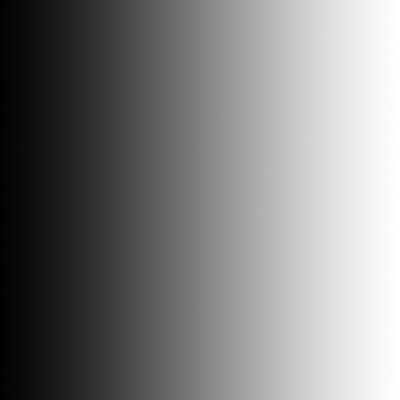
#> input picture 02. openCV/03/gradient.jpg, 400 x 400 px
$ jupyter execute --allow-errors 'ほげ要望　Image Thresholding.ipynb'
#> lines starting #> are read from the running program, lines starting #| are printed output that depends on the picture; after the words box and inside, x2 and y2 are one past the last pixel; in counts of white or black regions, pixels touching at a corner belong together
임계값, 문턱값 이라고도 한다.<br>
thershold_value기준으로 상황이 급격하게 변한다는것 나타낸다.<br>
예를 들면 반올림 할때 0.5 보다 작으면0, 크면 1로 표현할때 임계값은 0.5.<br>
이것을 이미지에 적용한것임.<br>
しきい値、しきい値とも言う。<br>
thershold_value基準で状況が急激に変化することを示す。<br>
例えば、四捨五入するとき0.5より小さければ0、大きければ1と表現するときのしきい値は0.5。<br>
これをイメージに適用したもの。

### cv2.threshold(img, threshold_value, value, flag)<br>
cv2.THRESH_BINARY<br>
픽셀값이 threshold_value 보다 크면 value, 작으면 0<br>
ピクセル値がthreshold_valueより大きければvalue、小さければ0<br><br>
cv2.THRESH_BINARY_INV<br>
픽셀값이 threshold_value 보다 크면 0, 작으면 value<br>
ピクセル値がthreshold_valueより大きければ0、小さければvalue<br><br>
cv2.THRESH_TRUNC<br>
픽셀값이 threshold_value 보다 크면 threshold_value, 작으면 픽셀값 그대로<br>
ピクセル値がthreshold_valueより大きければthreshold_value、小さければピクセル値そのままで<br><br>
cv2.THRESH_TOZERO<br>
픽셀값이 threshold_value 보다 크면 픽셀값 그대로, 작으면 0<br>
ピクセル値がthreshold_valueより大きければピクセル値のまま、小さければ0<br><br>
cv2.THRESH_TOZERO_INV<br>
픽셀값이 threshold_value 보다 크면 0, 작으면 픽셀값 그대로<br>
ピクセル値がthreshold_valueより大きければ0、小さければピクセル値のまま

[cell 1]
import cv2
import numpy as np
from matplotlib import pyplot as plt

img = cv2.imread('gradient.jpg',0)
#> img is the input picture: shape (400, 400); min 1, max 255, mean 128.1

##cv2.threshold(img, threshold_value, value, flag)
ret,thresh1 = cv2.threshold(img,127,255,cv2.THRESH_BINARY)
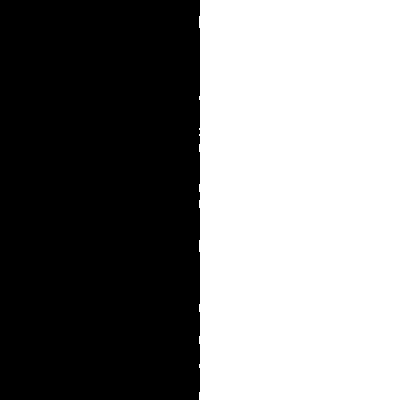
#> thresh1: shape (400, 400); 50.1% white; 1 black region, box (x1, y1, x2, y2) and area: (0, 0, 200, 400) 79916
ret,thresh2 = cv2.threshold(img,127,255,cv2.THRESH_BINARY_INV)
ret,thresh3 = cv2.threshold(img,127,255,cv2.THRESH_TRUNC)
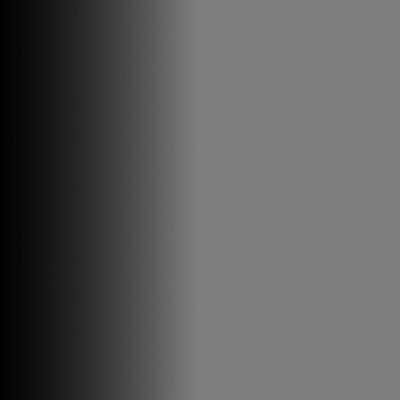
#> thresh3: shape (400, 400); min 1, max 127, mean 91.9
ret,thresh4 = cv2.threshold(img,127,255,cv2.THRESH_TOZERO)
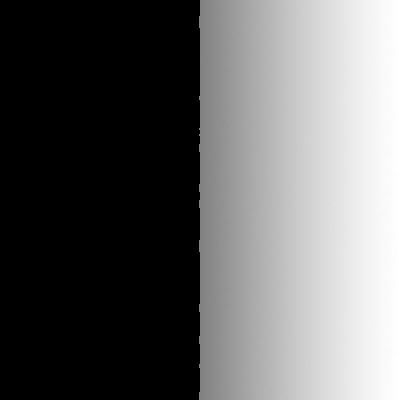
#> thresh4: shape (400, 400); min 0, max 255, mean 99.8
ret,thresh5 = cv2.threshold(img,127,255,cv2.THRESH_TOZERO_INV)
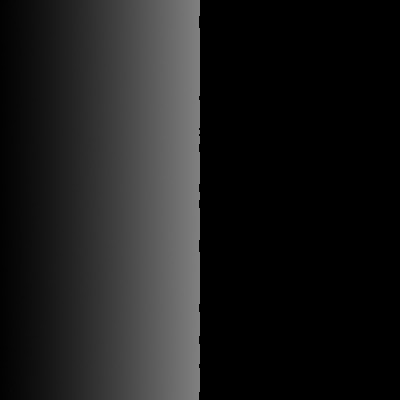
#> thresh5: shape (400, 400); min 0, max 127, mean 28.4

titles = ['Original Image','BINARY','BINARY_INV','TRUNC','TOZERO','TOZERO_INV']
images = [img, thresh1, thresh2, thresh3, thresh4, thresh5]

for i in range(6):
    plt.subplot(2,3,i+1),plt.imshow(images[i],'gray')
    plt.title(titles[i])
    plt.xticks([]),plt.yticks([])

plt.show()

### cv2.adaptiveThreshold(src, maxValue, adaptiveMethod, thresholdType, blockSize, C)<br>
src – grayscale image<br>
maxValue – 임계값, しきい値<br>
adaptiveMethod – thresholding value를 결정하는 계산 방법, thresholding valueを決定する計算方法<br>
thresholdType – threshold type<br>
blockSize – thresholding을 적용할 영역 사이즈, thresholdingを適用する領域サイズ<br>
C – 평균이나 가중평균에서 차감할 값, 平均や加重平均から差し引く値<br>

### ADAPTIVE_THRESH_MEAN_C

### ADAPTIVE_THRESH_GAUSSIAN_C

#> (a cell that did not finish here is left out)

### cv2.THRESH_OTSU<br>
임계값을 자동으로 결정해준다.<br>
しきい値を自動的に決定してくれる。<br>

[cell 3]
import cv2
import numpy as np
from matplotlib import pyplot as plt

img = cv2.imread('noisy2.jpg',0)
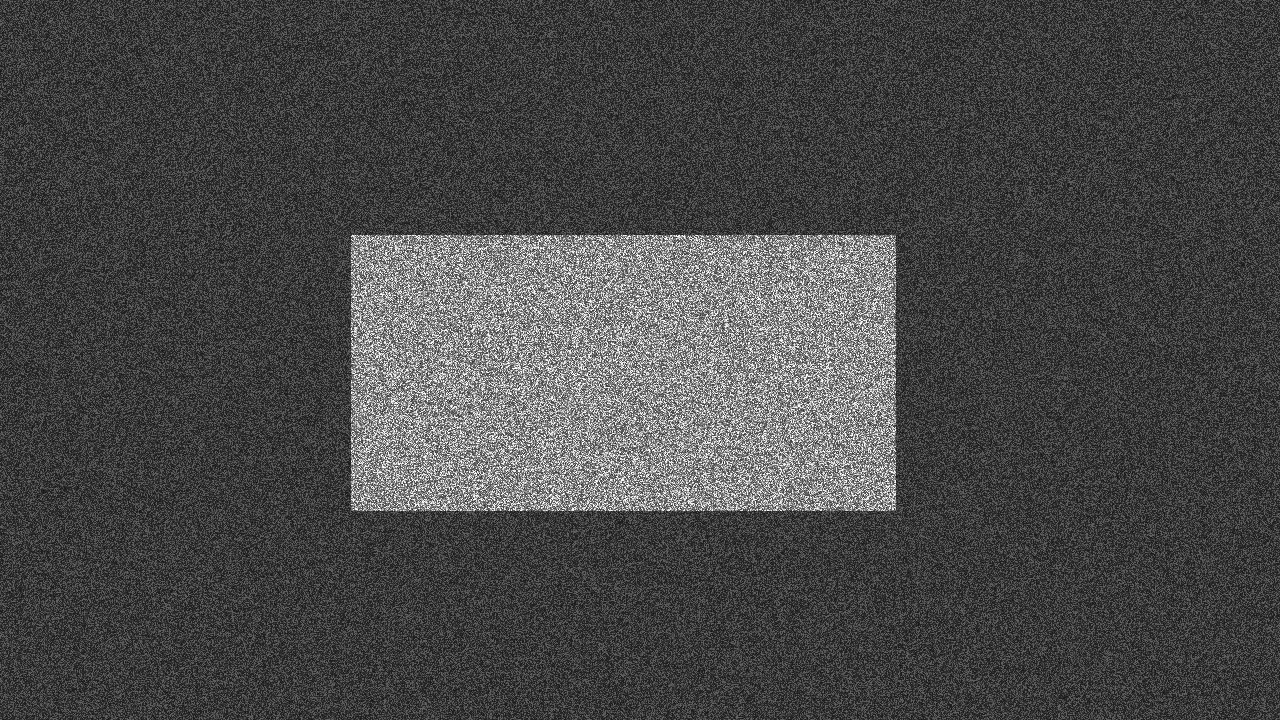
#> input picture 02. openCV/03/noisy2.jpg, 1280 x 720 px
#> img is the input picture: shape (720, 1280); min 7, max 255, mean 72.4

# global thresholding
ret1,th1 = cv2.threshold(img,127,255,cv2.THRESH_BINARY)
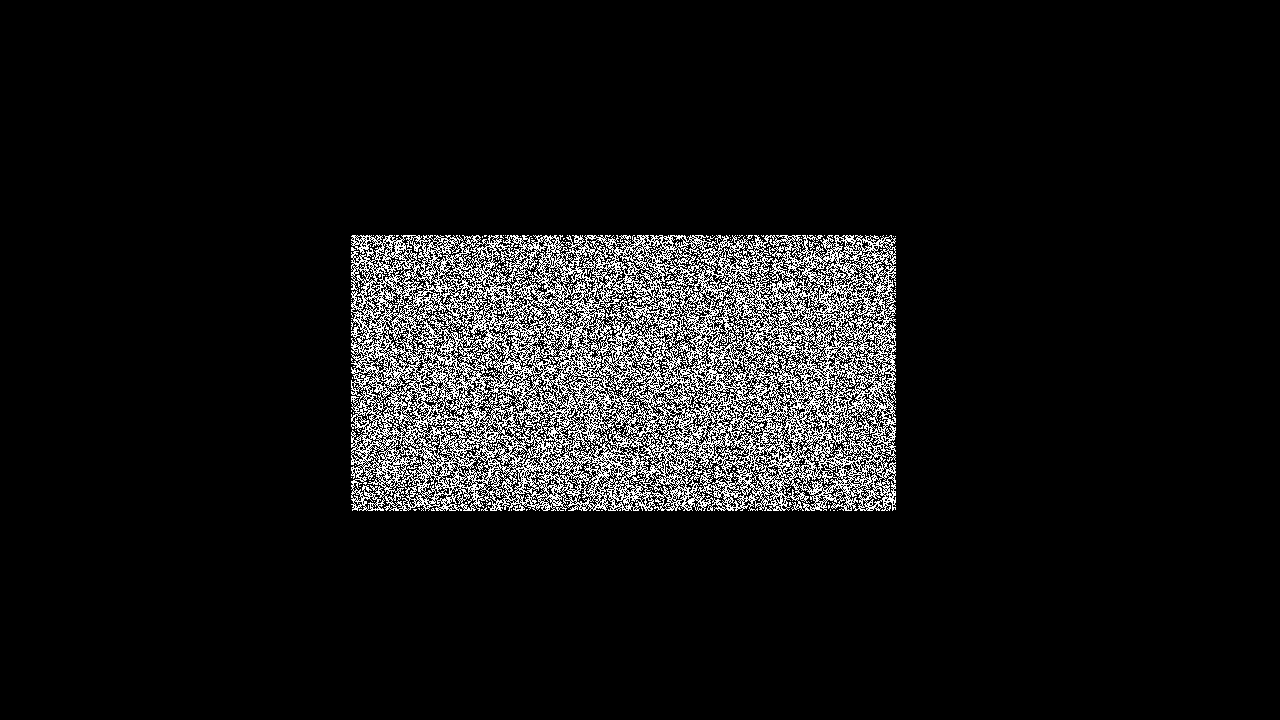
#> th1: shape (720, 1280); 8.5% white in thin lines or dots, all inside (x1, y1, x2, y2) = (351, 235, 896, 511)

# Otsu's thresholding
ret2,th2 = cv2.threshold(img,0,255,cv2.THRESH_BINARY+cv2.THRESH_OTSU)
#> ret2 = 126

# Otsu's thresholding after Gaussian filtering
blur = cv2.GaussianBlur(img,(5,5),0)
ret3,th3 = cv2.threshold(blur,0,255,cv2.THRESH_BINARY+cv2.THRESH_OTSU)
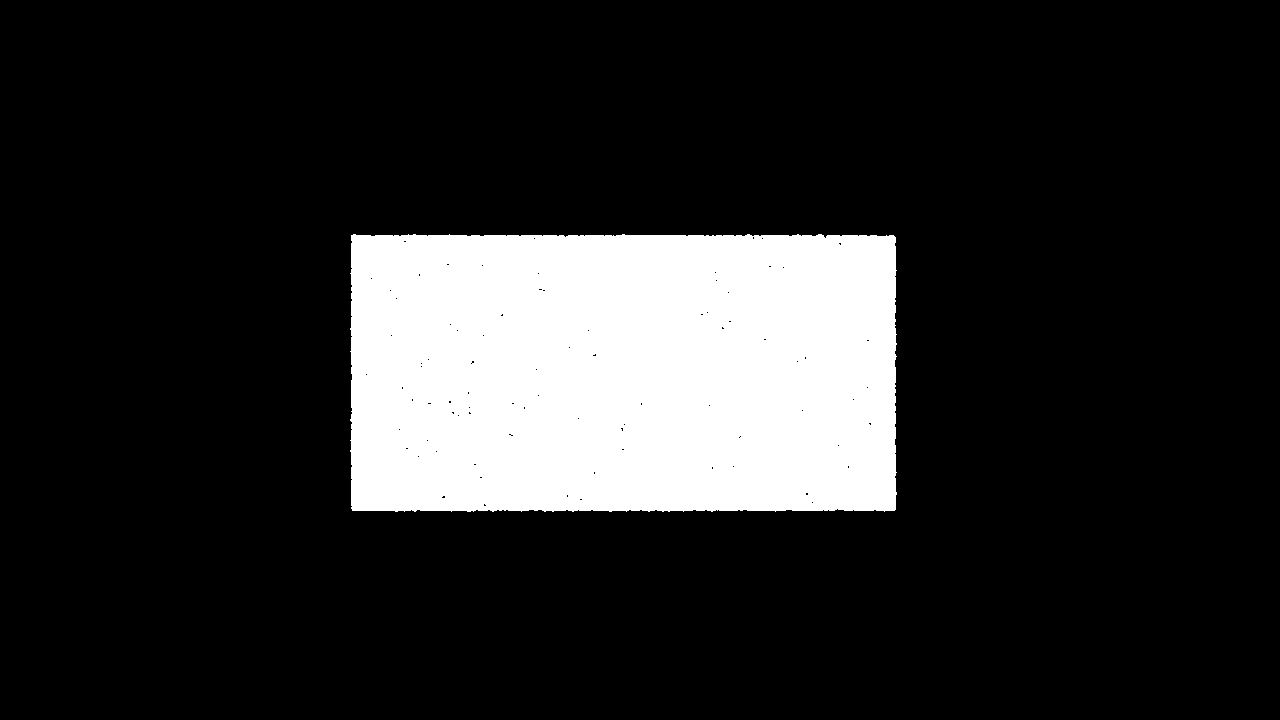
#> th3: shape (720, 1280); 16.3% white; 1 white region, box (x1, y1, x2, y2) and area: (350, 234, 897, 512) 150100
#> ret3 = 101

# plot all the images and their histograms
images = [img, 0, th1,
          img, 0, th2,
          blur, 0, th3]
titles = ['Original Noisy Image','Histogram','Global Thresholding (v=127)',
          'Original Noisy Image','Histogram',"Otsu's Thresholding",
          'Gaussian filtered Image','Histogram',"Otsu's Thresholding"]

for i in range(3):
    plt.subplot(3,3,i*3+1),plt.imshow(images[i*3],'gray')
    plt.title(titles[i*3]), plt.xticks([]), plt.yticks([])
    plt.subplot(3,3,i*3+2),plt.hist(images[i*3].ravel(),256)
    plt.title(titles[i*3+1]), plt.xticks([]), plt.yticks([])
    plt.subplot(3,3,i*3+3),plt.imshow(images[i*3+2],'gray')
    plt.title(titles[i*3+2]), plt.xticks([]), plt.yticks([])
plt.show()
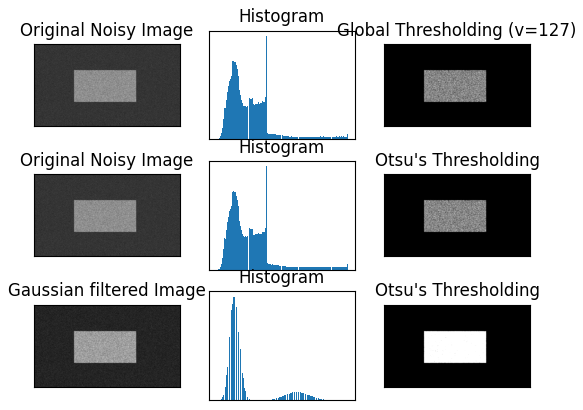
#> figure drawn by matplotlib, 9 panels

위에서 자동으로 지정해주는 임계값을 구하는 공식<br>
上で自動的に指定するしきい値を求める公式

[cell 4]
import cv2
import numpy as np
from matplotlib import pyplot as plt

img = cv2.imread('noisy2.jpg',0)
blur = cv2.GaussianBlur(img,(5,5),0)

# find normalized_histogram, and its cumulative distribution function
hist = cv2.calcHist([blur],[0],None,[256],[0,256])
#> hist = 256 values, max 45958 at index 57, min 0 at index 0, mean 3600
hist_norm = hist.ravel()/hist.max()
#> hist_norm = 256 values, max 1 at index 57, min 0 at index 0, mean 0.0783
Q = hist_norm.cumsum()
#> Q = 256 values from 0 to 20.05

bins = np.arange(256)

fn_min = np.inf
thresh = -1

for i in range(1,256):
    p1,p2 = np.hsplit(hist_norm,[i]) # probabilities
    q1,q2 = Q[i],Q[255]-Q[i] # cum sum of classes
    b1,b2 = np.hsplit(bins,[i]) # weights

    # finding means and variances
    m1,m2 = np.sum(p1*b1)/q1, np.sum(p2*b2)/q2
    v1,v2 = np.sum(((b1-m1)**2)*p1)/q1,np.sum(((b2-m2)**2)*p2)/q2

    # calculates the minimization function
    fn = v1*q1 + v2*q2
    if fn < fn_min:
        fn_min = fn
        thresh = i
#> this loop made 255 passes
#> (q1, q2, m1, m2, v1, v2, fn, fn_min) on passes 32 to 42: (2.18e-05, 20.05, 0, 72.39, 0, 1108, 22218.6, 22218.6), (4.35e-05, 20.05, 16, 72.39, 128, 1108, 22218.6, 22218.6), (0.000109, 20.05, 13, 72.39, 152.2, 1108, 22218.6, 22218.6), (0.000218, 20.05, 16.7, 72.39, 139.8, 1108, 22218.5, 22218.5), (0.000457, 20.05, 16.29, 72.39, 153.3, 1108, 22218.4, 22218.4), (0.00115, 20.05, 13.92, 72.39, 178.9, 1108, 22218.2, 22218.2), (0.00289, 20.05, 14.45, 72.4, 190.1, 1108.1, 22217.7, 22217.7), (0.00688, 20.05, 15.7, 72.41, 197, 1108.2, 22216.4, 22216.4), (0.0161, 20.04, 16.37, 72.43, 205.9, 1108.5, 22213.9, 22213.9), (0.0334, 20.02, 18.88, 72.48, 200.4, 1109, 22207.7, 22207.7), (0.0623, 19.99, 21.57, 72.55, 186.4, 1109.7, 22195.6, 22195.6)
#> (p1, q1, q2, m1, m2, v1, v2, fn) on passes 1 to 6: ([0], 0, 20.05, nan, 72.39, nan, 1108, nan), ([0, 0], 0, 20.05, nan, 72.39, nan, 1108, nan), ([0, 0, 0], 0, 20.05, nan, 72.39, nan, 1108, nan), ([0, 0, 0, 0], 0, 20.05, nan, 72.39, nan, 1108, nan), ([0, 0, 0, 0, 0], 0, 20.05, nan, 72.39, nan, 1108, nan), ([0, 0, 0, 0, 0, 0], 0, 20.05, nan, 72.39, nan, 1108, nan)

# find otsu's threshold value with OpenCV function
ret, otsu = cv2.threshold(blur,0,255,cv2.THRESH_BINARY+cv2.THRESH_OTSU)
print (thresh,ret)
#| 102 101.0
